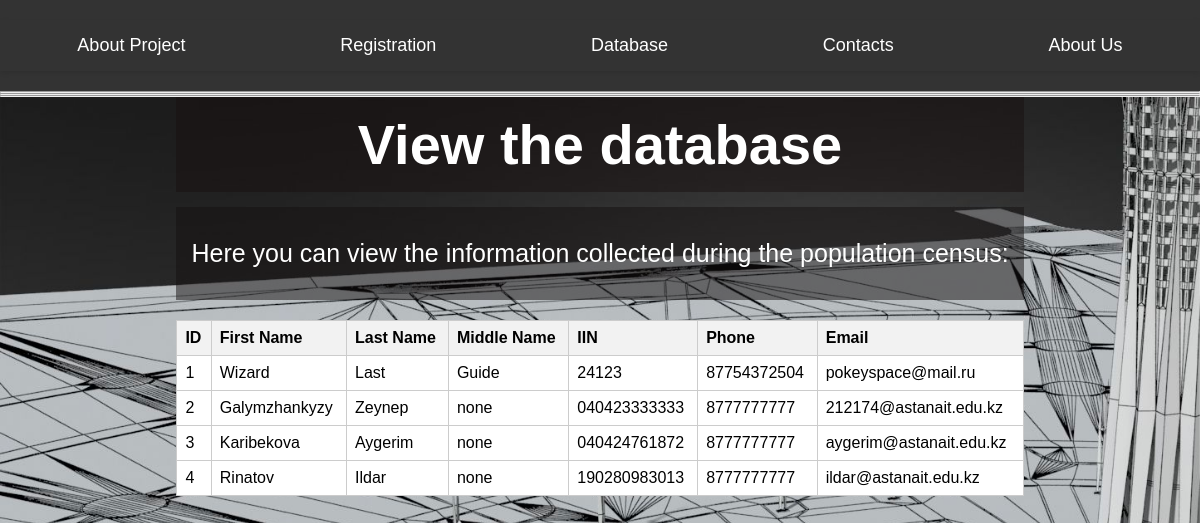
Page /page4 on the committed database.
### tables this page shows
CREATE TABLE users (
      id INTEGER PRIMARY KEY AUTOINCREMENT,
      first_name TEXT NOT NULL,
      last_name TEXT NOT NULL,
      middle_name TEXT,
      iin TEXT NOT NULL,
      phone TEXT NOT NULL,
      email TEXT NOT NULL
   );

### main.py (the view)
@app.route('/page4')
def page4():
    conn = sqlite3.connect('data.db')
    c = conn.cursor()
    c.execute('SELECT * FROM users')
    data = c.fetchall()
    conn.close()
    return render_template('page4.html', data=data)

### templates/page4.html (shortened to what this page needs)
<!DOCTYPE html>
<html lang="en">
<head>
    <link rel="stylesheet" href="{{ url_for('static', filename='css/page4.css') }}">
</head>
<body>
    <header>
        <nav>
            <ul>
              <li><a href="/page1">About Project</a></li>
              <li><a href="/page2">Registration</a></li>
              <li><a href="/page4">Database</a></li>
              <li><a href="/page3">Contacts</a></li>
              <li><a href="/page5">About Us</a></li>
            </ul>
        </nav>
    </header>
<hr><hr><hr>
    <div class="main-content">
        <div class="data-list">
            <h1>View the database</h1>
            <p>
                Here you can view the information collected during the population census:
            </p>
        <table border="1">
            <tr>
                <th>ID</th>
                <th>First Name</th>
                <th>Last Name</th>
                <th>Middle Name</th>
                <th>IIN</th>
                <th>Phone</th>
                <th>Email</th>
            </tr>
            {% for row in data %}
            <tr>
                <td>{{ row[0] }}</td>
                <td>{{ row[1] }}</td>
                <td>{{ row[2] }}</td>
                <td>{{ row[3] }}</td>
                <td>{{ row[4] }}</td>
                <td>{{ row[5] }}</td>
                <td>{{ row[6] }}</td>
            </tr>
            {% endfor %}
        </table>
    </div>
</div>
</body>
</html>

### static/css/page4.css (style rules this page uses)
table { width: 100%; border-collapse: collapse; margin-top: 20px; }
th, td { border: 1px solid #ccc; padding: 8px; text-align: left; }
th { background-color: #f2f2f2; }
td { background-color: white; }
* { margin: 0; padding: 0; box-sizing: border-box; }
body { font-family: Arial, sans-serif; }
header { background-color: #333; color: #fff; padding: 20px 0; }
nav { max-width: 1200px; margin: 0 auto; }
ul { list-style: none; display: flex; justify-content: space-around; font-size: 18px; }
li { padding: 15px 0; }
a { color: #fff; text-decoration: none; transition: color 0.3s; }
nav { background-color: #333; box-shadow: 0 2px 5px rgba(0, 0, 0, 0.1); }
.main-content { position: relative; min-height: 100vh; display: flex; align-items: center; text-align: center; flex-direction: column; }
h1 { font-size: 56px; margin-bottom: 15px; color: white; background-color: rgba(24, 17, 17, 0.5); padding: 15px; }
p { font-size: 25px; line-height: 2.5; color: white; background-color: rgba(21, 16, 16, 0.5); padding: 15px; }

### rows in the picture
users: id "1", first_name "Wizard", last_name "Last", middle_name "Guide", iin "24123", phone "87754372504", email "pokeyspace@mail.ru"
users: id "2", first_name "Galymzhankyzy", last_name "Zeynep", middle_name "none", iin "040423333333", phone "8777777777", email "212174@astanait.edu.kz"
users: id "3", first_name "Karibekova", last_name "Aygerim", middle_name "none", iin "040424761872", phone "8777777777", email "aygerim@astanait.edu.kz"
users: id "4", first_name "Rinatov", last_name "Ildar", middle_name "none", iin "190280983013", phone "8777777777", email "ildar@astanait.edu.kz"
